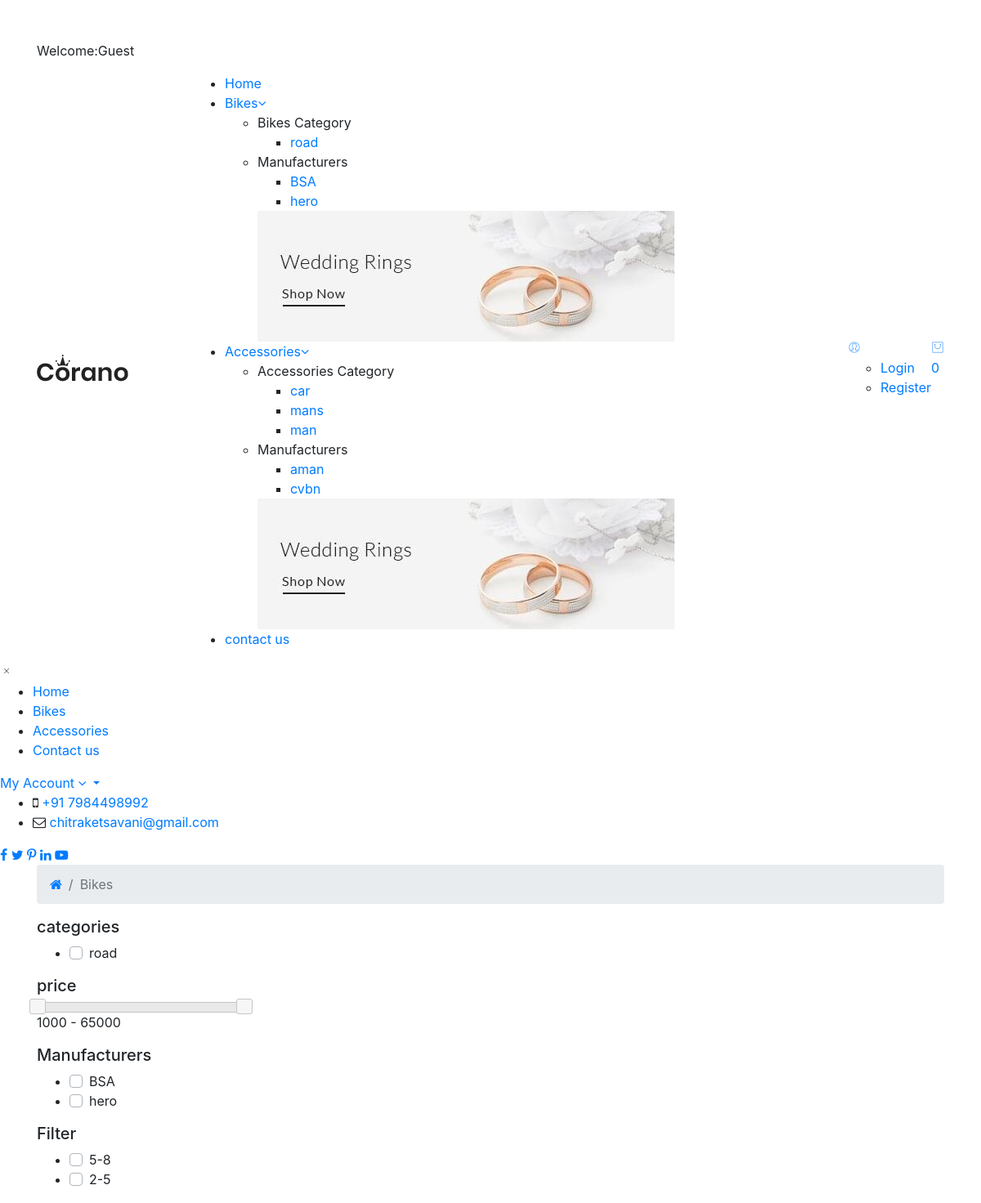
The app's page /shop.php (upper part), older data.
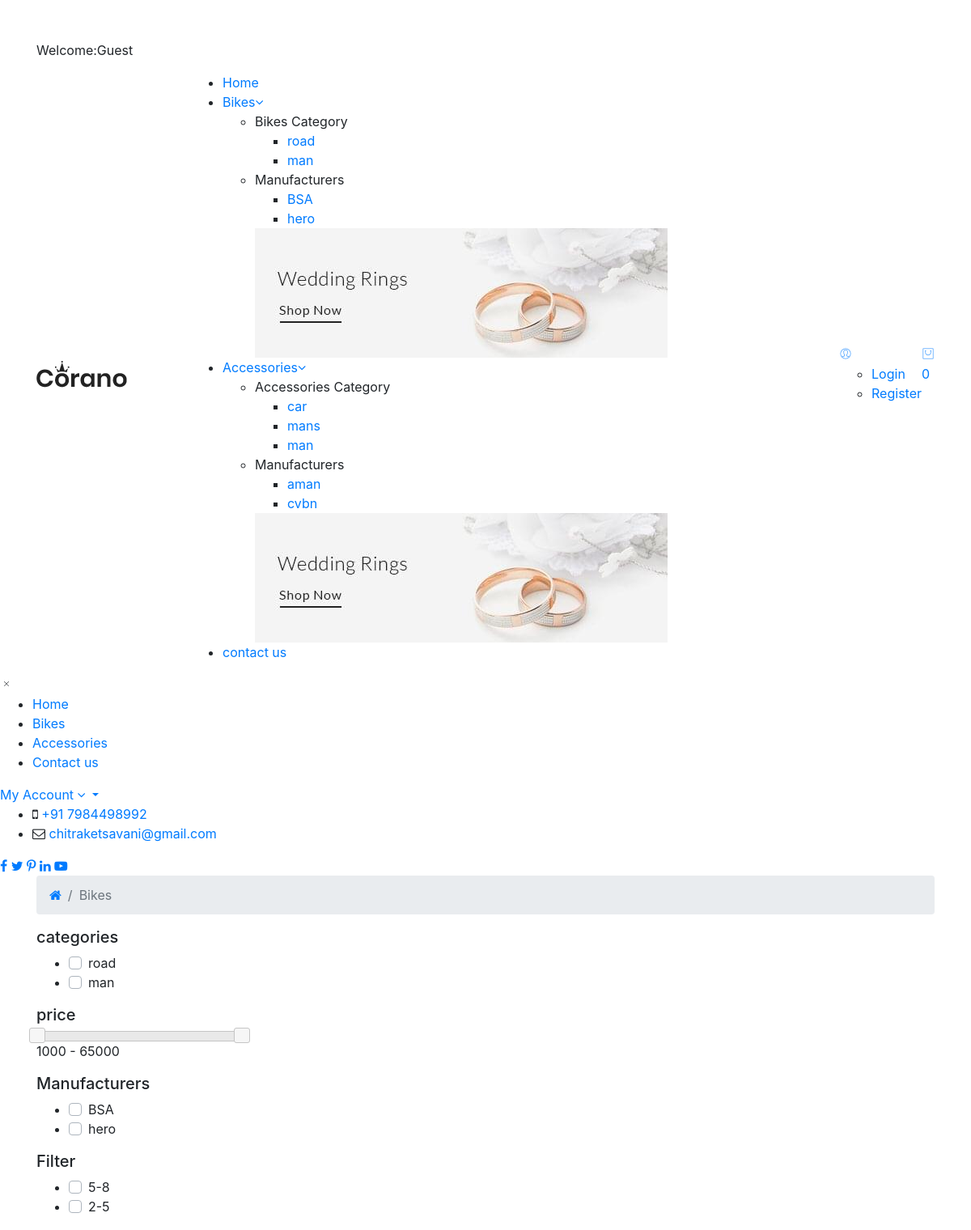
The same page, newer data.
### tables this page shows
CREATE TABLE `product_categories` (
  `p_cat_id` int(10) NOT NULL AUTO_INCREMENT,
  `p_cat_title` text NOT NULL,
  `p_cat_top` text NOT NULL,
  `p_cat_status` text NOT NULL,
  PRIMARY KEY (`p_cat_id`)
);

CREATE TABLE `manufacturers` (
  `manufacturer_id` int(10) NOT NULL AUTO_INCREMENT,
  `manufacturer_title` text NOT NULL,
  `manufacturer_top` text NOT NULL,
  `manufacturer_status` text NOT NULL,
  PRIMARY KEY (`manufacturer_id`)
);

CREATE TABLE `accessories_category` (
  `accessories_category_id` int(10) NOT NULL AUTO_INCREMENT,
  `accessories_category` text NOT NULL,
  `accessories_category_top` text NOT NULL,
  `accessories_category_status` text NOT NULL,
  PRIMARY KEY (`accessories_category_id`)
);

CREATE TABLE `accessories_brand` (
  `accessories_brand_id` int(10) NOT NULL AUTO_INCREMENT,
  `accessories_brand` text NOT NULL,
  `accessories_brand_top` text NOT NULL,
  `accessories_brand_status` text NOT NULL,
  PRIMARY KEY (`accessories_brand_id`)
);

CREATE TABLE `categories` (
  `cat_id` int(10) NOT NULL AUTO_INCREMENT,
  `cat_title` text NOT NULL,
  `cat_top` text NOT NULL,
  `cat_status` text NOT NULL,
  PRIMARY KEY (`cat_id`)
);

### functions/functions.php (the view, shortened to what the changed rows need)
<?php
$db=mysqli_connect("localhost","root","","ecom_store");
            ?>
        <?php
function getPCats(){
    global $db;
    $sql="SELECT * FROM product_categories where p_cat_top='yes' and p_cat_status='yes'";
    $result=$db->query($sql);
    while ($row=$result->fetch_assoc()) {
        ?>
        <li>
        <div class="custom-control custom-checkbox">
            <label class="common_selector p_cat_id custom-control-label" for="<?php echo  $row['p_cat_title']; ?>"><?php echo  $row['p_cat_title'] ?></label>
        </div>
        </li>
    <?php
    }
    $sql="SELECT * FROM product_categories where p_cat_top='no' and p_cat_status='yes'";
    $result=$db->query($sql);
    while ($row=$result->fetch_assoc()) {
        ?>
        <li>
        <div class="custom-control custom-checkbox">
            <label class="common_selector p_cat_id custom-control-label" for="<?php echo  $row['p_cat_title']; ?>"><?php echo $row['p_cat_title']; ?></label>
        </div>
        </li>
        <?php
    }
}
function getCats(){
    global $db;
    $sql="SELECT * FROM categories where cat_top='yes' and cat_status='yes'";
    $result=$db->query($sql);
    while ($row=$result->fetch_assoc()) {
?>
        <li>
        <div class="custom-control custom-checkbox">
            <label class="common_selector cat_id custom-control-label" for="<?php echo  $row['cat_title']; ?>"><?php echo $row['cat_title']; ?></label>
        </div>
        </li>
    <?php
    }
?>
        <?php
}
        ?>
    <?php
function getMCats(){
    global $db;
    $sql="SELECT * FROM manufacturers WHERE manufacturer_top='yes' and manufacturer_status='yes'";
    $result=$db->query($sql);
    while ($row=$result->fetch_assoc()) {
        ?>
        <li>
        <div class="custom-control custom-checkbox">
            <label class="common_selector manufacturer_id custom-control-label" for="<?php echo  $row['manufacturer_title']; ?>"><?php echo $row['manufacturer_title']; ?></label>
        </div>
        </li>
        <?php
    }
        ?>
        <?php
}
?>

### includes/header.php (shortened to what the changed rows need)
<?php
include("includes/db.php");
include("functions/functions.php");
 ?>
<!doctype html>
<html class="no-js" lang="en">
<head>
    <link rel="stylesheet" href="assets/css/vendor/bootstrap.min.css">
    <link rel="stylesheet" href="assets/css/vendor/pe-icon-7-stroke.css">
    <link rel="stylesheet" href="assets/css/vendor/font-awesome.min.css">
    <link rel="stylesheet" href="assets/css/plugins/slick.min.css">
    <link rel="stylesheet" href="assets/css/plugins/animate.css">
    <link rel="stylesheet" href="assets/css/plugins/nice-select.css">
    <link rel="stylesheet" href="assets/css/plugins/jqueryui.min.css">
    <link rel="stylesheet" href="assets/js/plugins/jquery.min.js">
    <link rel="stylesheet" href="assets/js/main.js">
    <link rel="stylesheet" href="assets/js/plugins/jqueryui.min.js">
    <link rel="stylesheet" href="assets/js/jquerys.min.js">
    <link rel="stylesheet" href="assets/js/bootstrap.min.js">
    <link rel="stylesheet" href="assets/css/style.css">
</head>
<body>
<header class="header-area header-wide">
        <div class="main-header d-none d-lg-block">
            <div class="header-main-area sticky">
                <div class="container">
                    <div class="row align-items-center position-relative">
                        <div class="col-lg-6 position-static">
                            <div class="main-menu-area">
                                <div class="main-menu">
                                     <nav class="desktop-menu">
                                        <ul>
                                            <li class="position-static <?php if($active=='Shop') echo"active"?>"><a href="bike">Bikes<i class="fa fa-angle-down"></i></a>
                                                <ul class="megamenu dropdown">
                                                    <li class="mega-title"><span>Bikes Category</span>
                                                        <ul>
                                                            <?php
                                                            $select_category="select * from product_categories where p_cat_status='yes'";
                                                            $run_category=mysqli_query($con,$select_category);
                                                            while($row_category=mysqli_fetch_array($run_category))
                                                            {
                                                             ?>
                                                            <li><a href="bike?category_id=<?php echo base64_encode($row_category['p_cat_id']); ?>"><?php echo $row_category['p_cat_title']; ?></a></li>
                                                            <?php }?>
                                                        </ul>
                                                    </li>
                                                    <li class="mega-title"><span>Manufacturers</span>
                                                        <ul>
                                                        <?php
                                                            $select_manufacturer="select * from manufacturers where manufacturer_status='yes'";
                                                            $run_manufacturer=mysqli_query($con,$select_manufacturer);
                                                            while($row_manufacturer=mysqli_fetch_array($run_manufacturer))
                                                            {
                                                             ?>
                                                            <li><a href="bike?manufacturer_id=<?php echo base64_encode($row_manufacturer['manufacturer_id']); ?>"><?php echo $row_manufacturer['manufacturer_title']; ?></a></li>
                                                            <?php }?>
                                                        </ul>
                                                    </li>
                                                </ul>
                                            </li>
                                            <li class="position-static <?php if($active=='Accessories') echo"active"?>"><a href="accessories">Accessories<i class="fa fa-angle-down"></i></a>
                                                <ul class="megamenu dropdown">
                                                    <li class="mega-title"><span>Accessories Category</span>
                                                        <ul>
                                                            <?php
                                                            $select_accessories="select * from accessories_category where accessories_category_status='yes'";
                                                            $run_accessories=mysqli_query($con,$select_accessories);
                                                            while($row_accessories=mysqli_fetch_array($run_accessories))
                                                            {
                                                             ?>
                                                            <li><a href="accessories?category_id=<?php echo base64_encode($row_accessories['accessories_category_id']); ?>"><?php echo $row_accessories['accessories_category']; ?></a></li>
                                                            <?php }?>
                                                        </ul>
                                                    </li>
                                                    <li class="mega-title"><span>Manufacturers</span>
                                                        <ul>
                                                        <?php
                                                            $select_manufacturers="select * from accessories_brand where accessories_brand_status='yes'";
                                                            $run_manufacturers=mysqli_query($con,$select_manufacturers);
                                                            while($row_manufacturers=mysqli_fetch_array($run_manufacturers))
                                                            {
                                                             ?>
                                                            <li><a href="accessories?manufacturer_id=<?php echo base64_encode($row_manufacturers['accessories_brand_id']); ?>"><?php echo $row_manufacturers['accessories_brand']; ?></a></li>
                                                            <?php }?>
                                                        </ul>
                                                    </li>
                                                </ul>
                                            </li>
                                        </ul>
                                    </nav>
                                </div>
                            </div>
                        </div>
                    </div>
                </div>
            </div>
        </div>
    </header>

Row changes from the older to the newer data that the page shows:
now on this page (row edited): product_categories: p_cat_title "man"
